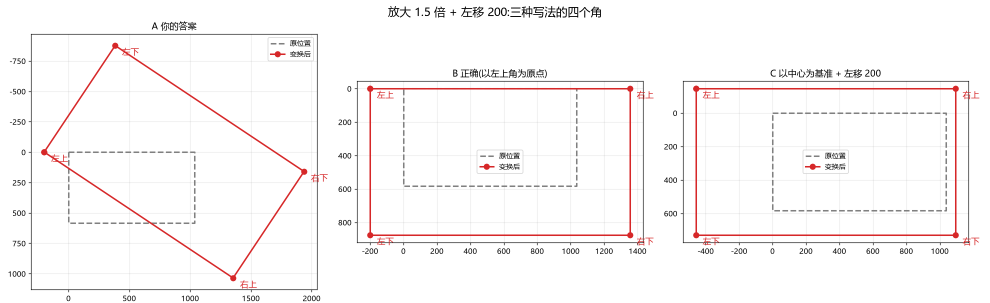
#> input picture results/matrix_practice_corners.png, 1980 x 605 px, given in place of example1.jpg, which was not available (shown at 1/2 size)
$ python task2_02_transforms.py
#> lines starting #> are read from the running program, lines starting #| are printed output that depends on the picture; after the words box and inside, x2 and y2 are one past the last pixel; in counts of white or black regions, pixels touching at a corner belong together; pictures that were not available may be replaced by others from this repository, and a replacement may not be noted
# -*- coding: utf-8 -*-
r"""
task-2 题二:对图片做缩放、平移、旋转、翻转

【在 VSCode 里怎么用】
  每个 "# %%" 是一个单元格,点它上方的 Run Cell 逐格运行。
  整段运行:终端里  python src/task2_02_transforms.py

【建议的用法】
  1. 先通读一遍,猜每格在做什么(不要先运行)
  2. 逐格运行,对照打印出来的数字检查猜测
  3. 最后五个实验:先写下预测,再运行

这一题的核心只有一句话:
  除了缩放和翻转,其它的"变换"都是同一个套路 —— 构造一个 2×3 的矩阵,
  然后交给 cv2.warpAffine 去执行。
"""

# %% [markdown]
# ## 第 1 格:配置
# 题二用题目自带的 example1.jpg(一架飞机),这和题三保持同一张图,报告读起来连贯。

# %% 配置区
import os

import cv2
import matplotlib
import numpy as np

matplotlib.use("Agg")
import matplotlib.pyplot as plt  # noqa: E402

PROJECT_ROOT = os.path.dirname(os.path.dirname(os.path.abspath(__file__)))
IMAGE_FILE = os.path.join(PROJECT_ROOT, "data", "example1.jpg")
OUT_DIR = os.path.join(PROJECT_ROOT, "results")
os.makedirs(OUT_DIR, exist_ok=True)

plt.rcParams["font.sans-serif"] = ["Microsoft YaHei", "SimHei", "Arial Unicode MS"]
plt.rcParams["axes.unicode_minus"] = False


def to_rgb(image):
    """matplotlib 需要 RGB,而 OpenCV 读进来是 BGR,显示前必须转一次。"""
    return cv2.cvtColor(image, cv2.COLOR_BGR2RGB)


print("输入图片:", IMAGE_FILE)
print("输出目录:", OUT_DIR)

# %% 读图
img = cv2.imread(IMAGE_FILE)
#> img is the input picture: shape (605, 1980, 3); mean B, G, R 247.2, 247.2, 249.8
if img is None:
    raise SystemExit("读不到图片,检查路径:%s" % IMAGE_FILE)

h, w = img.shape[:2]
print("原始尺寸:高 %d,宽 %d" % (h, w))
#| 原始尺寸:高 605,宽 1980

# %% [markdown]
# ## 第 2 格:缩放(resize)
# 两种写法是等价的:
# - `cv2.resize(img, (w, h))` 直接指定目标尺寸
# - `cv2.resize(img, None, fx=0.5, fy=0.5)` 指定缩放比例
#
# **注意 `(w, h)` 的顺序是"宽在前、高在后"**,和 shape 的 `(高, 宽)` 正好相反 ——
# 这是 OpenCV 里最容易搞混的一处。

# %% 缩放
half_size = cv2.resize(img, (w // 2, h // 2))                  # 指定目标尺寸
half_ratio = cv2.resize(img, None, fx=0.5, fy=0.5)             # 指定缩放比例

print("原图 shape        :", img.shape)
#| 原图 shape        : (605, 1980, 3)
print("指定尺寸后的 shape:", half_size.shape)
#| 指定尺寸后的 shape: (302, 990, 3)
print("指定比例后的 shape:", half_ratio.shape)
#| 指定比例后的 shape: (302, 990, 3)
print("两种写法结果是否完全一致:", np.array_equal(half_size, half_ratio))
#| 两种写法结果是否完全一致: False

# %% [markdown]
# ## 第 3 格:平移 —— 第一个 2×3 矩阵
# 平移可以用一个矩阵表示:
#
# ```
# M = [[1, 0, tx],
#      [0, 1, ty]]
# ```
#
# 它的意思是:**新坐标 = 原坐标 + (tx, ty)**。
# 看矩阵就能发现,平移只改了**最后一列**。
#
# 变换矩阵统一是 2 行 3 列:`[[a, b, tx], [c, d, ty]]`,前两列管"怎么变",
# 第三列管"平移多少"。这也是为什么不用 2×2 —— 2×2 做不了平移。

# %% 平移
tx, ty = 120, 60                      # 向右 120 像素,向下 60 像素
M_translate = np.float32([[1, 0, tx],
                          [0, 1, ty]])

print("平移矩阵:")
print(M_translate)

shifted = cv2.warpAffine(img, M_translate, (w, h))
print("平移后 shape:", shifted.shape, " <- 画布大小没变,内容整体挪了")
#| 平移后 shape: (605, 1980, 3)  <- 画布大小没变,内容整体挪了

# %% [markdown]
# ## 补充:那个矩阵到底在算什么?(以及 y 轴为什么朝下)
#
# **矩阵不是"数据",它是一张公式表。** 看这两行:
#
# ```
# x_new = 1*x + 0*y + tx
# y_new = 0*x + 1*y + ty
# ```
#
# 写成你看到的两行三列:
#
# ```
# [[1, 0, tx],
#  [0, 1, ty]]
#       ↑       ↑
#      x、y 的系数  平移量
# ```
#
# 每一行描述"新坐标的**一个分量**怎么算出来":第一行算新的 x,第二行算新的 y。
# 第三列就是在"乘完之后再加上去"的平移量 —— 所以平移只改了最后一列。
#
# 至于 `np.float32`,那是矩阵的**数据类型**。`warpAffine` 只接受 float32 或 float64
# 的矩阵,传整数进去会直接报错,所以这里必须显式指定。
#
# 最后是最重要的那句话:**图像的 y 轴是朝下的**。原点在左上角,x 往右增大,y 往下增大。
# 所以 ty 为正 = 图片**往下**移。这个"y 轴朝下"还会在后面解释旋转方向时再出现一次。
# 下面用代码和图形各验证一遍。

# %% 补充 1:把矩阵当公式算一遍
p0 = (100, 200)                      # 图上随便一个点,格式是 (x, y)
pt = np.array([p0[0], p0[1], 1.0])   # 末尾补一个 1,凑成三个数才能和 2×3 矩阵相乘
result = M_translate @ pt

print("矩阵:")
print(M_translate)
print("原坐标      :", (p0[0], p0[1]))
print("矩阵乘法结果:", (round(float(result[0]), 1), round(float(result[1]), 1)))
print("手算的预测  :", (p0[0] + tx, p0[1] + ty))
print("是否一致    :", np.allclose(result, [p0[0] + tx, p0[1] + ty]))
print("           (结果是两个数,不是三个 —— 因为变换只输出新的 x 和 y)")

# %% 补充 2:在图上把坐标系和位移画出来
demo = img.copy()

cv2.arrowedLine(demo, (30, 30), (280, 30), (255, 255, 255), 4)
cv2.putText(demo, "x -> right", (290, 40), cv2.FONT_HERSHEY_SIMPLEX, 0.8, (255, 255, 255), 2)
#> demo: shape (605, 1980, 3); under 0.01% of pixels changed, all inside (x1, y1, x2, y2) = (390, 45, 393, 48)
cv2.arrowedLine(demo, (30, 30), (30, 280), (255, 255, 255), 4)
#> demo: shape (605, 1980, 3); mean B, G, R 247.3, 247.2, 249.8
cv2.putText(demo, "y  v down", (40, 310), cv2.FONT_HERSHEY_SIMPLEX, 0.8, (255, 255, 255), 2)
#> demo: shape (605, 1980, 3); mean B, G, R 247.3, 247.3, 249.8

cv2.circle(demo, p0, 10, (0, 0, 255), -1)
#> demo: shape (605, 1980, 3); mean B, G, R 247.2, 247.2, 249.8
cv2.circle(demo, (p0[0] + tx, p0[1] + ty), 10, (0, 255, 0), -1)
#> demo: shape (605, 1980, 3); mean B, G, R 247.1, 247.2, 249.7
cv2.arrowedLine(demo, p0, (p0[0] + tx, p0[1] + ty), (0, 255, 255), 3)
cv2.putText(demo, "before", (p0[0] - 40, p0[1] - 20), cv2.FONT_HERSHEY_SIMPLEX, 0.8, (0, 0, 255), 2)
cv2.putText(demo, "after", (p0[0] + tx - 40, p0[1] + ty + 45), cv2.FONT_HERSHEY_SIMPLEX, 0.8, (0, 255, 0), 2)
#> demo: shape (605, 1980, 3); mean B, G, R 246.8, 247.1, 249.7

fig, ax = plt.subplots(figsize=(11, 6))
ax.imshow(to_rgb(demo))
ax.set_title("坐标系与平移:原点在左上角,x 向右增大,y 向下增大")
ax.axis("off")
fig.tight_layout()
coord_path = os.path.join(OUT_DIR, "task2_02_coord_shift.png")
fig.savefig(coord_path, dpi=110)
plt.close(fig)
print("已保存:", coord_path)

# %% [markdown]
# ## 第 4 格:旋转 —— 用一个函数造出矩阵
# `cv2.getRotationMatrix2D(旋转中心, 角度, 缩放比例)` 返回的就是那个 2×3 矩阵。
#
# **画布尺寸的坑**:`warpAffine` 的第三个参数是你指定的输出画布大小。
# 如果旋转后还沿用原尺寸,转出去的四个角会被**裁掉**。
# 想完整保留,得先算出旋转后图像的"外接矩形"有多大。

# %% 旋转
angle = 30
M_rot = cv2.getRotationMatrix2D((w / 2, h / 2), angle, 1.0)

print("旋转矩阵(中心=图像中心,角度=%d):" % angle)
print(M_rot.round(4))
#| [[ 8.660000e-01  5.000000e-01 -1.861510e+01]
#|  [-5.000000e-01  8.660000e-01  5.355273e+02]]

rot_cropped = cv2.warpAffine(img, M_rot, (w, h))       # 画布不变 -> 会被裁

# 算出能装下整幅旋转后图像的新画布尺寸
cos_a = abs(M_rot[0, 0])
sin_a = abs(M_rot[0, 1])
new_w = int(h * sin_a + w * cos_a)
new_h = int(h * cos_a + w * sin_a)

M_rot_full = cv2.getRotationMatrix2D((w / 2, h / 2), angle, 1.0)
M_rot_full[0, 2] += new_w / 2 - w / 2          # 把旋转中心挪到新画布中心
M_rot_full[1, 2] += new_h / 2 - h / 2
rot_full = cv2.warpAffine(img, M_rot_full, (new_w, new_h))

print("原画布        :", (w, h))
#| 原画布        : (1980, 605)
print("旋转后需要的画布:", (new_w, new_h))
#| 旋转后需要的画布: (2017, 1513)
print("被裁版本 shape:", rot_cropped.shape)
#| 被裁版本 shape: (605, 1980, 3)
print("完整版本 shape:", rot_full.shape)
#| 完整版本 shape: (1513, 2017, 3)

# %% [markdown]
# ## 补充:那个 `+= new_w/2 - w/2` 到底在解决什么问题?
#
# 关键要理解 `warpAffine` 的工作方式:
#
# > 它是**逐一遍历输出画布上的每个像素**,反着算"这个位置对应原图的哪一点"。
# > 而输出画布的原点**永远固定在左上角 (0,0)**,它不会自动把内容居中。
#
# 所以事情是这样的:
#
# 1. `M_rot` 是"绕旧画布中心 (w/2, h/2) 转"的矩阵 —— 转完之后,旋转轴还在旧坐标 (w/2, h/2) 那里
# 2. 现在你把画布换成了更大的 (new_w, new_h),但画布左上角依然是 (0,0)
# 3. 相当于:大纸的原点和小纸的原点对齐了,图片却还按旧位置画 —— 于是图片偏向左上,左上角被切掉、右下角空出一片
#
# 解决办法就是把整个结果**平移半个差值**,让旋转轴落回新画布的正中心:
#
# ```
# 偏移量 = 新画布中心 - 旧画布中心 = (new_w/2 - w/2, new_h/2 - h/2)
# ```
#
# 而这个平移量正好可以直接写在矩阵的第三列上(还记得吗,第三列就是平移量)。
#
# 下面用数字验证:旋转后图像中心应该正好落在新画布中心。

# %% 补充 3:验证"旋转轴落到了新画布中心"
center_old = np.array([w / 2, h / 2, 1.0])

print("旋转前图像中心       :", (w / 2, h / 2))
#| 旋转前图像中心       : (990.0, 302.5)
print("新画布的中心应该在哪 :", (new_w / 2, new_h / 2))
#| 新画布的中心应该在哪 : (1008.5, 756.5)
print()
print("不加偏移时,中心停在 :", (M_rot @ center_old).round(1), " <- 还是旧坐标,不是新画布中心")
#| 不加偏移时,中心停在 : [990.  302.5]  <- 还是旧坐标,不是新画布中心
print("加了偏移后,中心落在 :", (M_rot_full @ center_old).round(1), " <- 正好是新画布中心 OK")
#| 加了偏移后,中心落在 : [1008.5  756.5]  <- 正好是新画布中心 OK

# 顺便验证一下:如果只修正 x 方向,不修正 y 方向会怎样?
# (这一行只是为了说明 M[0,2] 和 M[1,2] 各管一个方向)
M_half = cv2.getRotationMatrix2D((w / 2, h / 2), angle, 1.0)
M_half[0, 2] += new_w / 2 - w / 2
print()
print("M[0, 2] 管的是 x 方向(宽),M[1, 2] 管的是 y 方向(高)")
print("只修正 x 时,中心落在 :", (M_half @ center_old).round(1), " <- 左右居中了,上下还偏上")
#| 只修正 x 时,中心落在 : [1008.5  302.5]  <- 左右居中了,上下还偏上
print("两个都修正后,中心落在:", (M_rot_full @ center_old).round(1), " <- 这才是新画布正中心")
#| 两个都修正后,中心落在: [1008.5  756.5]  <- 这才是新画布正中心

# %% 补充 4:三种画布放一起比
no_offset = cv2.warpAffine(img, M_rot, (new_w, new_h))     # 新画布,但不加偏移
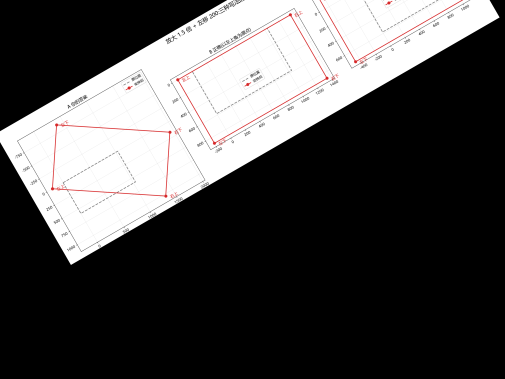
#> no_offset: shape (1513, 2017, 3) (shown at 1/4 size); mean B, G, R 77.7, 77.7, 78.5

fig, axes = plt.subplots(1, 3, figsize=(16, 5))
for ax, (data, title) in zip(axes, [
        (rot_cropped, "A 用原画布:四角被切"),
        (no_offset, "B 用新画布但不加偏移:偏向左上"),
        (rot_full, "C 用新画布 + 偏移:完整且居中")]):
    ax.imshow(to_rgb(data))
    ax.set_title(title)
    ax.axis("off")
#> this loop made 3 passes
#> title on passes 1 to 3: 'A 用原画布:四角被切', 'B 用新画布但不加偏移:偏向左上', 'C 用新画布 + 偏移:完整且居中'
fig.suptitle("为什么要加那个偏移量")
fig.tight_layout()
fig.savefig(os.path.join(OUT_DIR, "task2_02_exp_offset.png"), dpi=110)
plt.close(fig)
print("已保存:", os.path.join(OUT_DIR, "task2_02_exp_offset.png"))

# %% [markdown]
# ## 第 5 格:那个矩阵到底是怎么算出来的
# 直接把 OpenCV 的公式手写一遍,你就不必再"背 API"了。
#
# 注意 OpenCV 返回的旋转部分是 `[[cos, sin], [-sin, cos]]`,
# 和数学课本上的 `[[cos, -sin], [sin, cos]]` 符号正好相反。
# 原因在于**图像的 y 轴朝下**(y 变大是往下走),同一个矩阵作用在图片上,
# 视觉上得到的是逆时针旋转 —— 所以 **正角度 = 屏幕上逆时针转**。
# 如果想让它顺时针转,把角度写成负数即可。

# %% 手写旋转矩阵
theta = np.deg2rad(angle)
c, s = np.cos(theta), np.sin(theta)
M_manual = np.float32([[c, s, 0],
                       [-s, c, 0]])

M_cv_zero_center = cv2.getRotationMatrix2D((0, 0), angle, 1.0)

print("OpenCV 给的(旋转中心在原点):")
print(M_cv_zero_center.round(4))
print("按公式手写的:")
print(M_manual.round(4))
print("两者是否相同:", np.allclose(M_cv_zero_center, M_manual, atol=1e-5))
print()
print("说明:getRotationMatrix2D 只是帮你把'绕原点转'的矩阵,")
print("      再加上'把旋转中心挪到指定位置'的平移量而已。")

# %% [markdown]
# ## 第 6 格:翻转(flip)
# 翻转不算仿射变换的常规用法,OpenCV 给了一行函数:
#
# | 参数 | 效果 |
# |---|---|
# | `1` | 水平翻转(左右镜像) |
# | `0` | 垂直翻转(上下倒影) |
# | `-1` | 同时水平和垂直(等于转 180°) |

# %% 翻转
flip_h = cv2.flip(img, 1)
flip_v = cv2.flip(img, 0)
flip_both = cv2.flip(img, -1)

print("水平翻转后 shape:", flip_h.shape)
#| 水平翻转后 shape: (605, 1980, 3)
print("验证:水平翻转两次会回到原图 ->", np.array_equal(cv2.flip(flip_h, 1), img))
#| 验证:水平翻转两次会回到原图 -> True

# %% [markdown]
# ## 补充:flip 的参数怎么读,"both" 到底是什么
#
# `cv2.flip(img, flipCode)` 的第二个参数只有三种取值:
#
# | flipCode | 含义 | 通俗说法 |
# |---|---|---|
# | `1` | 水平翻转 | 左右镜像(沿竖直轴翻) |
# | `0` | 垂直翻转 | 上下倒影(沿水平轴翻) |
# | `-1` | 两个方向都翻 | 左右 + 上下,**等价于旋转 180°** |
#
# 所以 `flip_both` **不是"两张图的组合",而是"一次同时做两件事"的结果** ——
# 它当然只有一张图。就像"同时往左走一步、再往上走一步",最后只会到达**一个**位置。
#
# 下面既把它画出来,也顺手验证"两个方向都翻 = 转 180°"这个说法。

# %% 补充 5:三种翻转并排 + 验证 both 等价于转 180 度
same_as_rotate180 = np.array_equal(flip_both, cv2.rotate(img, cv2.ROTATE_180))
#> same_as_rotate180 = True
print("flip(-1) 和 rotate(ROTATE_180) 的结果是否完全相同:", same_as_rotate180)
#| flip(-1) 和 rotate(ROTATE_180) 的结果是否完全相同: True

fig, axes = plt.subplots(1, 4, figsize=(18, 4))
for ax, (data, title) in zip(axes, [
        (img, "原图"),
        (flip_h, "flip(1) 水平翻转"),
        (flip_v, "flip(0) 垂直翻转"),
        (flip_both, "flip(-1) 两个方向都翻 = 转 180 度")]):
    ax.imshow(to_rgb(data))
    ax.set_title(title)
    ax.axis("off")
#> this loop made 4 passes
#> title on passes 1 to 4: '原图', 'flip(1) 水平翻转', 'flip(0) 垂直翻转', 'flip(-1) 两个方向都翻 = 转 180 度'
fig.suptitle("补充 5:三种翻转的关系")
fig.tight_layout()
fig.savefig(os.path.join(OUT_DIR, "task2_02_exp6_flip.png"), dpi=110)
plt.close(fig)
print("已保存:", os.path.join(OUT_DIR, "task2_02_exp6_flip.png"))

# %% [markdown]
# ### 顺带认识 cv2.rotate
#
# 如果要转的是 90° 的整数倍,用 `cv2.rotate` 更直接:
#
# | 参数 | 效果 |
# |---|---|
# | `cv2.ROTATE_90_CLOCKWISE` | 顺时针 90°(宽高互换) |
# | `cv2.ROTATE_180` | 180°(宽高不变) |
# | `cv2.ROTATE_90_COUNTERCLOCKWISE` | 逆时针 90° |
#
# 它和 `getRotationMatrix2D` 的分工很清楚:
# **90 的整数倍**用 `rotate`,干净利落、不会出现黑边;
# **任意角度**才需要仿射矩阵,而那就要自己处理画布尺寸了。

# %% 补充 6:cv2.rotate 的三个方向
rot90 = cv2.rotate(img, cv2.ROTATE_90_CLOCKWISE)
rot180 = cv2.rotate(img, cv2.ROTATE_180)
rot270 = cv2.rotate(img, cv2.ROTATE_90_COUNTERCLOCKWISE)
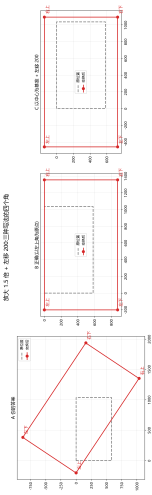
#> rot270: shape (1980, 605, 3) (shown at 1/4 size); mean B, G, R 247.2, 247.2, 249.8

print("原图 shape      :", img.shape)
#| 原图 shape      : (605, 1980, 3)
print("顺时针 90 shape :", rot90.shape, " <- 宽高互换了")
#| 顺时针 90 shape : (1980, 605, 3)  <- 宽高互换了
print("180 度 shape    :", rot180.shape, " <- 宽高不变")
#| 180 度 shape    : (605, 1980, 3)  <- 宽高不变

cv2.imwrite(os.path.join(OUT_DIR, "task2_02_09_rotate90_clockwise.png"), rot90)
cv2.imwrite(os.path.join(OUT_DIR, "task2_02_10_rotate90_counterclockwise.png"), rot270)
print("已保存 rotate 90 / 270 两张结果图(作为补充素材,题目没要求,不影响评分)")

# %% [markdown]
# ## 第 7 格:拼成结果图
# 这是要交的产出:一张图里看到四种操作的效果。

# %% 拼图
panels = [
    (to_rgb(img), "原图 %dx%d" % (w, h)),
    (to_rgb(half_size), "缩放 0.5 倍"),
    (to_rgb(shifted), "平移 (+%d, +%d)" % (tx, ty)),
    (to_rgb(rot_cropped), "旋转 %d°(原画布,被裁)" % angle),
    (to_rgb(rot_full), "旋转 %d°(完整画布)" % angle),
    (to_rgb(flip_h), "水平翻转"),
]

fig, axes = plt.subplots(2, 3, figsize=(15, 7))
for ax, (data, title) in zip(axes.ravel(), panels):
    ax.imshow(data)
    ax.set_title(title)
    ax.axis("off")
#> this loop made 6 passes
#> title on passes 1 to 6: '原图 1980x605', '缩放 0.5 倍', '平移 (+120, +60)', '旋转 30°(原画布,被裁)', '旋转 30°(完整画布)', '水平翻转'
fig.suptitle("task-2 题二:缩放、平移、旋转、翻转", fontsize=15)
fig.tight_layout()

out_path = os.path.join(OUT_DIR, "task2_02_ops.png")
fig.savefig(out_path, dpi=110)
plt.close(fig)
print("已保存:", out_path)

# %% [markdown]
# ## 补充:把每一张结果也单独存下来
# 拼图适合放进报告里一眼看全,但题目要求提交"图像操作结果",
# 而且以后写报告、做答辩、打包发邮件时,单张文件比拼图更灵活
# (比如你只想贴"旋转后的图",就不必从拼图里裁)。
#
# 所以两种都存:**单张 + 拼图**。

# %% 保存单张结果
saved_files = []


def save_one(filename, image):
    path = os.path.join(OUT_DIR, filename)
    if not cv2.imwrite(path, image):          # imwrite 失败时返回 False,不报错,所以要检查
        raise RuntimeError("保存失败:" + path)
    saved_files.append((filename, image.shape))


save_one("task2_02_01_resize_half.png", half_size)          # 缩放(指定尺寸)
save_one("task2_02_02_resize_ratio.png", half_ratio)        # 缩放(指定比例)
save_one("task2_02_03_translate.png", shifted)              # 平移
save_one("task2_02_04_rotate_cropped.png", rot_cropped)     # 旋转(原画布,被裁)
save_one("task2_02_05_rotate_full.png", rot_full)           # 旋转(完整画布)
save_one("task2_02_06_flip_horizontal.png", flip_h)         # 水平翻转
save_one("task2_02_07_flip_vertical.png", flip_v)           # 垂直翻转
save_one("task2_02_08_flip_both.png", flip_both)            # 水平+垂直

print("已保存 %d 张单图:" % len(saved_files))
#| 已保存 8 张单图:
for name, shape in saved_files:
    print("  %-32s %s" % (name, shape))
print()
print("加上拼图 task2_02_ops.png,题二的图像操作结果就齐了。")

# %% [markdown]
# ## 实验 1:旋转中心放在哪?
# **先写下你的预测**:把旋转中心从图像中心改成左上角 `(0, 0)`,飞机还会在画面里吗?
# 画面里剩下什么?

# %% 实验 1
M_corner = cv2.getRotationMatrix2D((0, 0), angle, 1.0)
rot_corner = cv2.warpAffine(img, M_corner, (w, h))
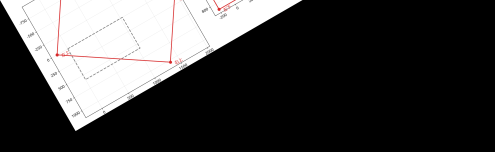
#> rot_corner: shape (605, 1980, 3) (shown at 1/4 size); mean B, G, R 65.8, 65.8, 66.4

fig, axes = plt.subplots(1, 3, figsize=(15, 4))
for ax, (data, title) in zip(axes, [
        (to_rgb(img), "原图"),
        (to_rgb(rot_cropped), "绕图像中心转 %d°" % angle),
        (to_rgb(rot_corner), "绕左上角 (0,0) 转 %d°" % angle)]):
    ax.imshow(data)
    ax.set_title(title)
    ax.axis("off")
#> this loop made 3 passes
#> title on passes 1 to 3: '原图', '绕图像中心转 30°', '绕左上角 (0,0) 转 30°'
fig.tight_layout()
fig.savefig(os.path.join(OUT_DIR, "task2_02_exp1_center.png"), dpi=110)
plt.close(fig)
print("已保存实验 1 的对比图")

# %% [markdown]
# ## 实验 2:旋转后用什么颜色填空白?
# 旋转后的四个角是画布上原本没有的地方,OpenCV 默认填**黑色**。
# **先写下你的预测**:把填充色改成白色,该改哪个参数?

# %% 实验 2
rot_white = cv2.warpAffine(img, M_rot, (w, h),
                           borderMode=cv2.BORDER_CONSTANT,
                           borderValue=(255, 255, 255))     # BGR 三元组,白色
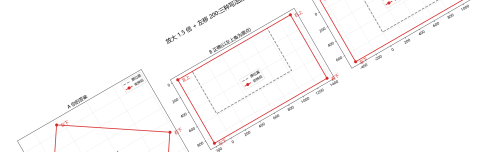
#> rot_white: shape (605, 1980, 3) (shown at 1/4 size); mean B, G, R 250.1, 250.1, 251.7

fig, axes = plt.subplots(1, 2, figsize=(11, 4))
for ax, (data, title) in zip(axes, [
        (to_rgb(rot_cropped), "默认:黑边"),
        (to_rgb(rot_white), "borderValue=(255,255,255):白边")]):
    ax.imshow(data)
    ax.set_title(title)
    ax.axis("off")
#> this loop made 2 passes
#> title on passes 1 to 2: '默认:黑边', 'borderValue=(255,255,255):白边'
fig.tight_layout()
fig.savefig(os.path.join(OUT_DIR, "task2_02_exp2_border.png"), dpi=110)
plt.close(fig)
print("已保存实验 2 的对比图")

# %% [markdown]
# ## 实验 3:缩小再放大,插值方式的差别就露出来了
# 把图缩到 1/8 再放大回原尺寸,细节已经丢了 —— 这时三种插值方式的差别肉眼可见。
# **先写下你的预测**:哪一种会出现明显的马赛克方块?哪一种最平滑?

# %% 实验 3
small = cv2.resize(img, (w // 8, h // 8), interpolation=cv2.INTER_AREA)

restored_nearest = cv2.resize(small, (w, h), interpolation=cv2.INTER_NEAREST)
restored_linear = cv2.resize(small, (w, h), interpolation=cv2.INTER_LINEAR)
restored_cubic = cv2.resize(small, (w, h), interpolation=cv2.INTER_CUBIC)

# 只取局部放大对比,细节更清楚
crop = (slice(100, 300), slice(200, 500))
fig, axes = plt.subplots(1, 4, figsize=(16, 4))
for ax, (data, title) in zip(axes, [
        (img, "原图(局部)"),
        (restored_nearest, "INTER_NEAREST"),
        (restored_linear, "INTER_LINEAR"),
        (restored_cubic, "INTER_CUBIC")]):
    ax.imshow(to_rgb(data[crop]))
    ax.set_title(title)
    ax.axis("off")
#> this loop made 4 passes
fig.suptitle("实验 3:缩到 1/8 再放大,不同插值方式的效果")
fig.tight_layout()
fig.savefig(os.path.join(OUT_DIR, "task2_02_exp3_interp.png"), dpi=110)
plt.close(fig)
print("已保存实验 3 的对比图")
print("经验法则:缩小用 INTER_AREA,放大用 INTER_LINEAR,追求平滑用 INTER_CUBIC")

# %% [markdown]
# ## 实验 4:平移矩阵里两个数字换一下
# **先写下你的预测**:把 `tx, ty = 120, 60` 改成 `tx, ty = 60, 120`,
# 飞机是往右下方挪得更多,还是往右挪得更少?
#
# 再想一步:如果 tx 写成 **负数**,会往哪个方向走?

# %% 实验 4
M_swap = np.float32([[1, 0, 60],
                     [0, 1, 120]])
shifted_swap = cv2.warpAffine(img, M_swap, (w, h))

M_negative = np.float32([[1, 0, -120],
                         [0, 1, -60]])
shifted_negative = cv2.warpAffine(img, M_negative, (w, h))
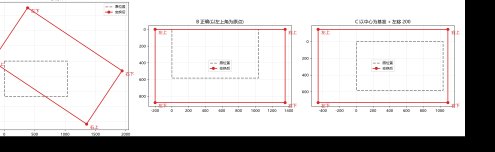
#> shifted_negative: shape (605, 1980, 3) (shown at 1/4 size); mean B, G, R 209.1, 209.1, 211.5

fig, axes = plt.subplots(1, 3, figsize=(15, 4))
for ax, (data, title) in zip(axes, [
        (to_rgb(shifted), "tx=120, ty=60(向右下)"),
        (to_rgb(shifted_swap), "tx=60, ty=120(更靠下)"),
        (to_rgb(shifted_negative), "tx=-120, ty=-60(向左上)")]):
    ax.imshow(data)
    ax.set_title(title)
    ax.axis("off")
#> this loop made 3 passes
#> title on passes 1 to 3: 'tx=120, ty=60(向右下)', 'tx=60, ty=120(更靠下)', 'tx=-120, ty=-60(向左上)'
fig.tight_layout()
fig.savefig(os.path.join(OUT_DIR, "task2_02_exp4_shift.png"), dpi=110)
plt.close(fig)
print("已保存实验 4 的对比图")

# %% [markdown]
# ## 实验 5:剪切 —— 仿射家族里你还没见过的成员
# 这个矩阵是:
#
# ```
# [[1, 0.5, 0],
#  [0,  1,  0]]
# ```
#
# 翻译成公式:`x_new = x + 0.5*y`,`y_new = y`。
# 也就是说 y 越大(越靠下)的地方,x 往右偏得越多 —— 图片会被"推斜",像斜体字。
#
# **先写下你的预测**:图片会变成什么形状?四条边还是直线吗?上下两条边还平行吗?

# %% 实验 5
M_shear = np.float32([[1, 0.5, 0],
                      [0, 1, 0]])

shear_w = int(w + 0.5 * h)          # 剪切后 x 方向会变宽,画布要留够
sheared = cv2.warpAffine(img, M_shear, (shear_w, h))
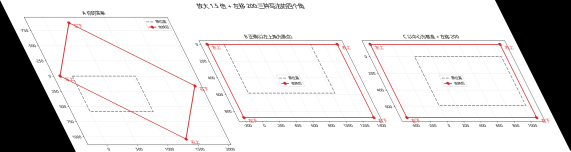
#> sheared: shape (605, 2282, 3) (shown at 1/4 size); mean B, G, R 214.5, 214.5, 216.7

fig, axes = plt.subplots(1, 2, figsize=(15, 4))
for ax, (data, title) in zip(axes, [
        (img, "原图"),
        (sheared, "剪切 x_new = x + 0.5y")]):
    ax.imshow(to_rgb(data))
    ax.set_title(title)
    ax.axis("off")
#> this loop made 2 passes
fig.suptitle("实验 5:剪切(shear)—— 仿射变换的第四个成员")
fig.tight_layout()
fig.savefig(os.path.join(OUT_DIR, "task2_02_exp5_shear.png"), dpi=110)
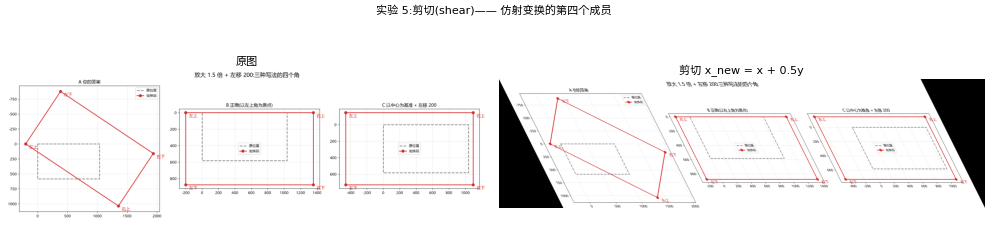
#> figure drawn by matplotlib, 2 panels
plt.close(fig)
print("已保存实验 5 的对比图")
print("注意:矩形被推成了平行四边形,但四条边依然是直的、上下边依然平行")

# %% [markdown]
# ## 收尾
# 产出文件:`results/task2_02_ops.png`(四种操作的效果拼图)
# 报告里写一句结论:除缩放和翻转外,平移与旋转都通过 2×3 变换矩阵 + warpAffine 完成;
# 旋转时要自己算新画布尺寸,否则四个角会被裁掉。
